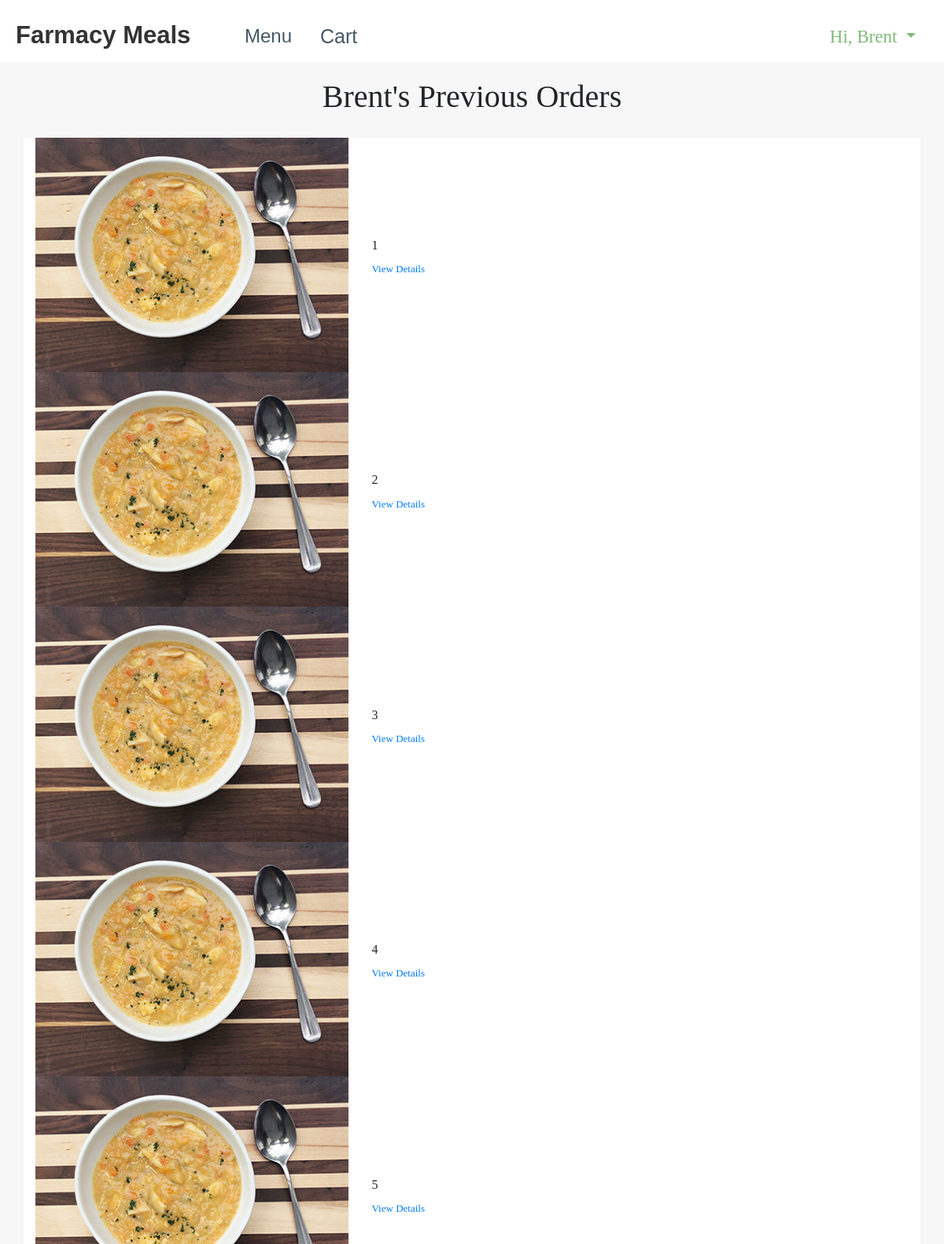
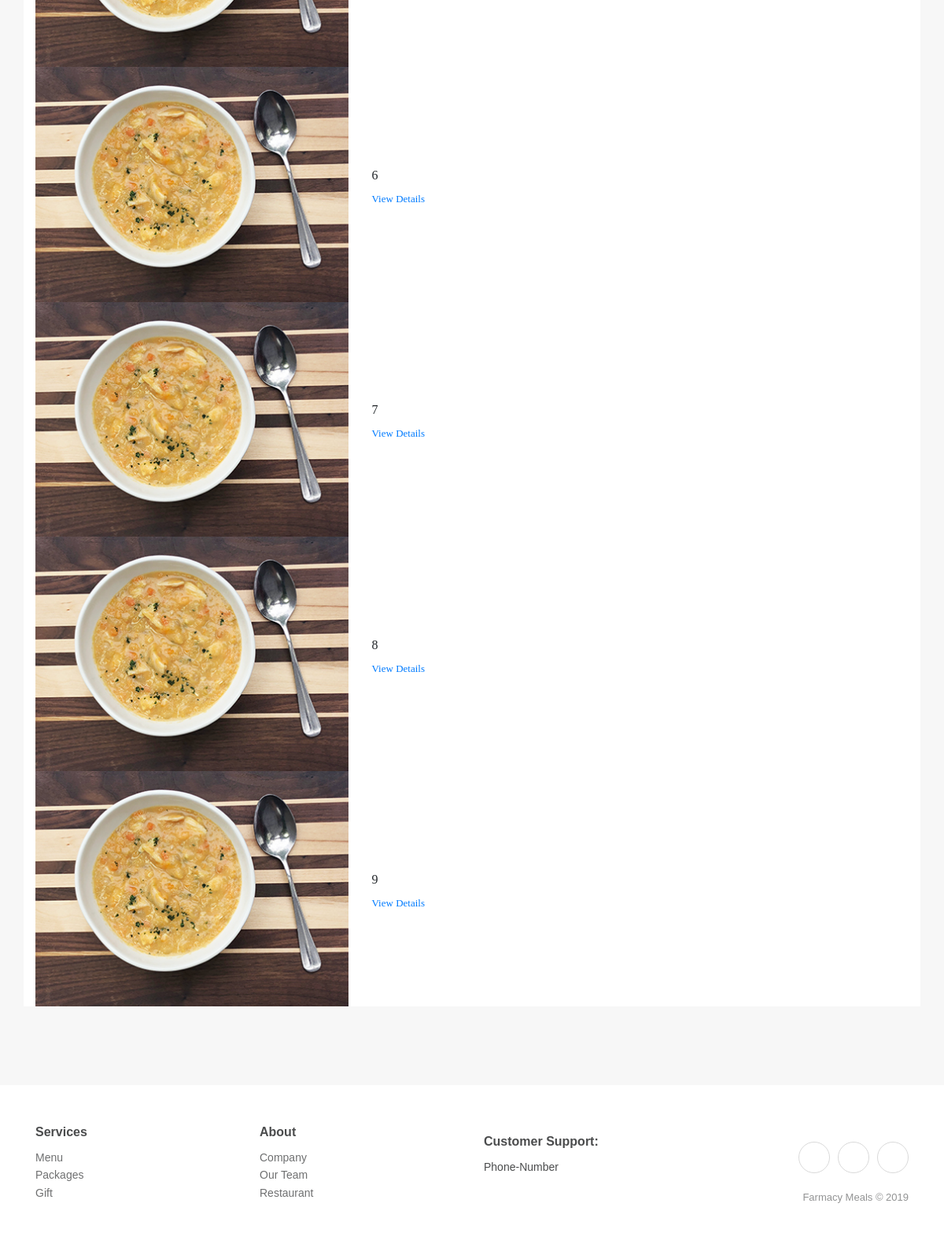
Page /orders (signed in) on the committed database (2 pictures, top to bottom).
### app/models.py (models this page shows, shortened)
class UserModel(UserMixin, db.Model):
    __tablename__ = "user"
    id = db.Column(db.Integer, primary_key=True)
    username = db.Column(db.String(64), index=True)
    email = db.Column(db.String(120), index=True, unique=True)
    password_hash = db.Column(db.String(128))
    first_name = db.Column(db.String(64), index=True, unique=False)
    last_name = db.Column(db.String(64), index=True, unique=False)
    address_line_1 = db.Column(db.String(64), index=True, unique=False)
    address_line_2 = db.Column(db.String(64), index=True, unique=False)
    city = db.Column(db.String(64), index=True, unique=False)
    state = db.Column(db.String(64), index=True, unique=False)
    zip_code = db.Column(db.String(64), index=True, unique=False)
    phone_number = db.Column(db.String(64), index=True, unique=False)
    image_file = db.Column(db.String(20), index=True, unique=False, nullable=False, default='default.jpg')
    orders = db.relationship('OrderModel', backref='previous_orders')
    items = db.relationship('ItemModel', backref='my_items')

class OrderModel(db.Model):
    __tablename__ = "order"
    id = db.Column(db.Integer, primary_key=True)
    cost = db.Column(db.Float)
    completed = db.Column(db.Boolean)
    user_id = db.Column(db.Integer, db.ForeignKey('user.id'))
    admin_id = db.Column(db.Integer, db.ForeignKey('admin.id'))
    order_items = db.relationship('ItemModel', backref='order_items')
    def __repr__(self):
        return '<Order {}>'.format(self.order_items)

### app/routes.py (the view)
@app.route('/orders', methods=['GET'])
@login_required
def orders():
    user = UserModel.query.filter_by(username=current_user.username).first_or_404()
    for order in user.orders:
        print("ORDERRRRRRRR: ", order)
    return render_template('orders.html', orders=user.orders, num_order_items = len(user.orders), user = user)

### app/models.py (called while the page is built)
@login.user_loader
def load_user(id):
    return UserModel.query.get(int(id))

    def __repr__(self):
        return '<Item {}>'.format(self.name)

### app/templates/orders.html (shortened to what this page needs)
{% extends "base.html" %}
{% block css %}
<link rel="stylesheet" href="{{ url_for('static', filename='css/orders.styles.min.css') }}">
{% endblock %}
{% block content %}
<main>
    <div class="container" style="font-family: 'Noto Serif KR', serif; padding-bottom:50px;">
        <div class="row">
            <div class="col" style="border: 10px;">
                <h1 class="text-center" style="padding: 20px;">{{ user.first_name }}'s Previous Orders</h1>
            </div>
            <div class="container" style="font-family: 'Noto Serif KR', serif; padding-bottom:50px;">
                <div class="row">
            <div class="col" style="background-color: white;">
                {% if orders|length == 0 %}
                <div class="row d-flex d-sm-flex d-xl-flex">
                    <div class="col">
                        <h2 style="color: black; text-align: center; padding-top: 40px">Empty</h2>
                    </div>
                </div>
                {% else %}
                {% for i in range(orders|length) %}
                <div class="row d-flex d-sm-flex d-xl-flex justify-content-center align-items-center justify-content-sm-center align-items-sm-center justify-content-xl-center align-items-xl-center">
                    <div class="col d-xl-flex justify-content-xl-center align-items-xl-center"><img class="img-fluid" src="{{ url_for('static', filename='/img/menuPage/chunckySoup.jpg') }}"></div>
                    <div class="col-3 col-sm-3">
                        <h6>{{ orders[i].id }}</h6><a href="#" style="font-size: 13px;">View Details</a></div>
                </div>
                {% endfor %}
                {% endif %}
            </div>
            </div>
            </div>
        </div>
</main>
{% endblock %}

### app/templates/base.html (shortened to what this page needs)
<!DOCTYPE html>
<html class="text-dark">
<head>
    <link rel="stylesheet" href="https://cdnjs.cloudflare.com/ajax/libs/twitter-bootstrap/4.3.1/css/bootstrap.min.css">
    <link rel="stylesheet" href="https://cdnjs.cloudflare.com/ajax/libs/ionicons/2.0.1/css/ionicons.min.css">
    <link rel="stylesheet" href="{{ url_for('static', filename='css/base.styles.min.css') }}">
    {% block css %} {% endblock %}
</head>
<body>
    <div>
        <nav class="navbar navbar-light navbar-expand-lg navigation-clean-button" style="padding: 14px;">
            <div class="container-fluid"><a class="navbar-brand" href="/"
                    style="height: 35px;margin: 0px;font-size: 31px; width: 253px;padding: 0px;">Farmacy
                    Meals</a>
                <div class="collapse navbar-collapse flex-shrink-1" id="navcol-1">
                    <ul class="nav navbar-nav">
                        <li class="nav-item" role="presentation"><a class="nav-link" href="/menu"
                                style="font-size: 24px;">Menu</a></li>
                        <li class="nav-item" role="presentation"><a class="nav-link" href="/cart"
                                style="font-size: 25px;">Cart</a></li>
                    </ul>
                    {% if current_user.username %}
                    <div class="nav-item dropdown ml-auto" style="font-size: 23px; font-family: 'Noto Serif KR', serif;"><a
                            class="dropdown-toggle nav-link" data-toggle="dropdown" aria-expanded="false"
                            style="color:#82b87a;" href="#">Hi,
                            {{ current_user.first_name }}&nbsp;</a>
                    </div>
                    {% else %}
                    </ul>
                    <span class="ml-auto navbar-text actions"> <a class="btn btn-light action-button" role="button"
                            href="/login" style="background-color: #bdecb6;">Log in</a></span>
                    {% endif %}
                </div>
            </div>
        </nav>
    </div>
    {% block content %} {% endblock %}
    <div class="footer-clean">
        <footer>
            <div class="container">
                <div class="row">
                    <div class="col-sm-4 col-md-3 item">
                        <h3>Services</h3>
                        <ul>
                            <li><a href="#">Menu</a></li>
                            <li><a href="#">Packages</a></li>
                            <li><a href="#">Gift</a></li>
                        </ul>
                    </div>
                    <div class="col-sm-4 col-md-3 item">
                        <h3>About</h3>
                        <ul>
                            <li><a href="#">Company</a></li>
                            <li><a href="#">Our Team</a></li>
                            <li><a href="#">Restaurant</a></li>
                        </ul>
                    </div>
                    <div class="col-sm-4 col-md-3 item">
                        <h3>Customer Support:</h3>
                        <ul>
                            <li>Phone-Number</li>
                        </ul>
                    </div>
                    <div class="col-lg-3 item social"><a href="#"></a><a
                            href="#"></a><a href="#"></a>
                        <p class="copyright">Farmacy Meals © 2019</p>
                    </div>
                </div>
            </div>
        </footer>
    </div>
</body>

### rows in the picture
UserModel: first_name "Brent"
OrderModel: id "1"
OrderModel: id "2"
OrderModel: id "3"
OrderModel: id "4"
OrderModel: id "5"
OrderModel: id "6"
OrderModel: id "7"
OrderModel: id "8"
OrderModel: id "9"
